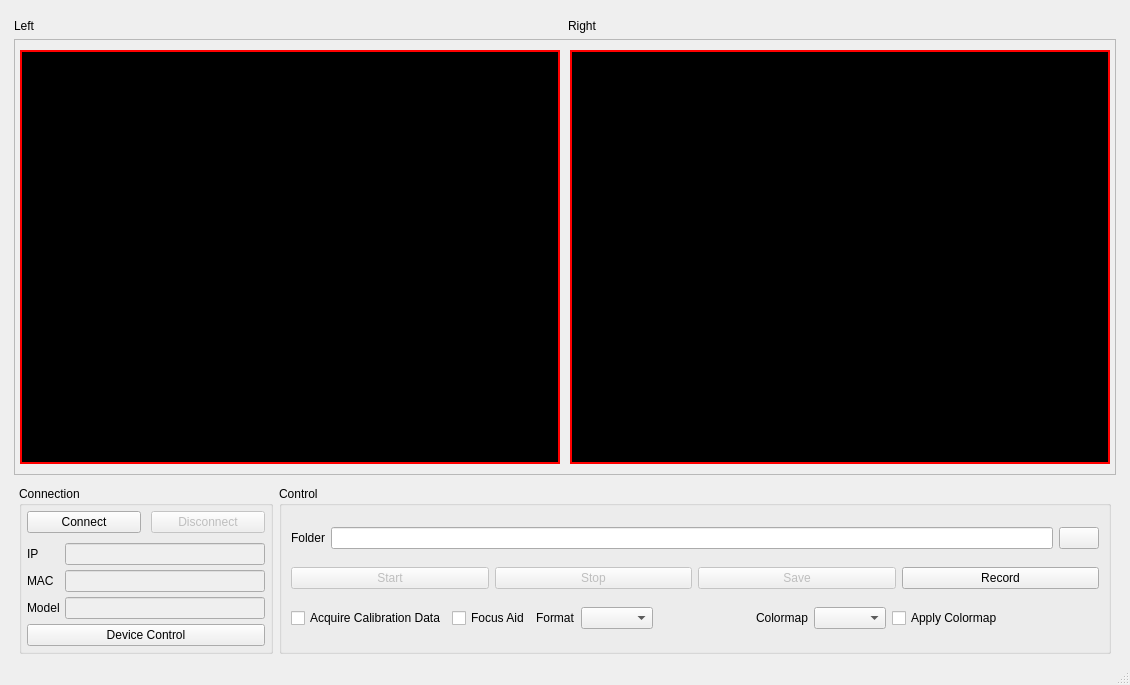
<?xml version="1.0" encoding="UTF-8"?>
<ui version="4.0">
 <class>MainWindow</class>
 <widget class="QMainWindow" name="MainWindow">
  <property name="windowModality">
   <enum>Qt::ApplicationModal</enum>
  </property>
  <property name="geometry">
   <rect>
    <x>0</x>
    <y>0</y>
    <width>1130</width>
    <height>685</height>
   </rect>
  </property>
  <property name="minimumSize">
   <size>
    <width>1130</width>
    <height>685</height>
   </size>
  </property>
  <property name="windowTitle">
   <string>Bottlenose Stereo Viewer</string>
  </property>
  <widget class="QWidget" name="centralwidget">
   <property name="sizePolicy">
    <sizepolicy hsizetype="Expanding" vsizetype="Expanding">
     <horstretch>0</horstretch>
     <verstretch>0</verstretch>
    </sizepolicy>
   </property>
   <property name="minimumSize">
    <size>
     <width>1000</width>
     <height>600</height>
    </size>
   </property>
   <layout class="QHBoxLayout" name="horizontalLayout">
    <item>
     <layout class="QVBoxLayout" name="verticalLayout">
      <property name="sizeConstraint">
       <enum>QLayout::SetMinimumSize</enum>
      </property>
      <property name="leftMargin">
       <number>5</number>
      </property>
      <property name="topMargin">
       <number>5</number>
      </property>
      <property name="rightMargin">
       <number>5</number>
      </property>
      <item>
       <layout class="QVBoxLayout" name="viewLayout">
        <property name="topMargin">
         <number>5</number>
        </property>
        <item>
         <layout class="QHBoxLayout" name="horizontalLayout_2">
          <item>
           <widget class="QLabel" name="lblDisplayLeft">
            <property name="text">
             <string>Left</string>
            </property>
           </widget>
          </item>
          <item>
           <widget class="QLabel" name="lblDisplayRight">
            <property name="text">
             <string>Right</string>
            </property>
           </widget>
          </item>
         </layout>
        </item>
        <item>
         <widget class="QFrame" name="frameView">
          <property name="frameShape">
           <enum>QFrame::StyledPanel</enum>
          </property>
          <property name="frameShadow">
           <enum>QFrame::Raised</enum>
          </property>
          <layout class="QVBoxLayout" name="verticalLayout_4">
           <property name="spacing">
            <number>10</number>
           </property>
           <property name="leftMargin">
            <number>5</number>
           </property>
           <property name="topMargin">
            <number>5</number>
           </property>
           <property name="rightMargin">
            <number>5</number>
           </property>
           <property name="bottomMargin">
            <number>5</number>
           </property>
           <item>
            <layout class="QGridLayout" name="sensorLayout">
             <property name="topMargin">
              <number>5</number>
             </property>
             <property name="bottomMargin">
              <number>5</number>
             </property>
             <property name="spacing">
              <number>10</number>
             </property>
             <item row="0" column="0">
              <widget class="labforge::ui::CameraView" name="widgetLeftSensor">
               <property name="sizePolicy">
                <sizepolicy hsizetype="Expanding" vsizetype="Expanding">
                 <horstretch>1</horstretch>
                 <verstretch>1</verstretch>
                </sizepolicy>
               </property>
               <property name="minimumSize">
                <size>
                 <width>400</width>
                 <height>1</height>
                </size>
               </property>
               <property name="toolTip">
                <string/>
               </property>
               <property name="styleSheet">
                <string notr="true">background-color:black; border: 2px solid red;</string>
               </property>
               <property name="text">
                <string>TextLabel</string>
               </property>
               <property name="alignment">
                <set>Qt::AlignCenter</set>
               </property>
              </widget>
             </item>
             <item row="0" column="1">
              <widget class="labforge::ui::CameraView" name="widgetRightSensor">
               <property name="enabled">
                <bool>true</bool>
               </property>
               <property name="sizePolicy">
                <sizepolicy hsizetype="Expanding" vsizetype="Expanding">
                 <horstretch>1</horstretch>
                 <verstretch>1</verstretch>
                </sizepolicy>
               </property>
               <property name="minimumSize">
                <size>
                 <width>400</width>
                 <height>1</height>
                </size>
               </property>
               <property name="styleSheet">
                <string notr="true">background-color:black; border: 2px solid red;</string>
               </property>
               <property name="text">
                <string>TextLabel</string>
               </property>
               <property name="alignment">
                <set>Qt::AlignCenter</set>
               </property>
              </widget>
             </item>
            </layout>
           </item>
          </layout>
         </widget>
        </item>
       </layout>
      </item>
      <item>
       <layout class="QHBoxLayout" name="ctrl_horizontalLayout">
        <property name="sizeConstraint">
         <enum>QLayout::SetMinimumSize</enum>
        </property>
        <property name="leftMargin">
         <number>5</number>
        </property>
        <property name="topMargin">
         <number>5</number>
        </property>
        <property name="rightMargin">
         <number>5</number>
        </property>
        <item>
         <widget class="QGroupBox" name="frameConnection">
          <property name="sizePolicy">
           <sizepolicy hsizetype="Fixed" vsizetype="Preferred">
            <horstretch>0</horstretch>
            <verstretch>0</verstretch>
           </sizepolicy>
          </property>
          <property name="title">
           <string>Connection</string>
          </property>
          <layout class="QVBoxLayout" name="verticalLayout_2">
           <property name="spacing">
            <number>5</number>
           </property>
           <property name="leftMargin">
            <number>5</number>
           </property>
           <property name="topMargin">
            <number>5</number>
           </property>
           <property name="rightMargin">
            <number>5</number>
           </property>
           <property name="bottomMargin">
            <number>5</number>
           </property>
           <item>
            <layout class="QHBoxLayout" name="connectLayout">
             <property name="spacing">
              <number>10</number>
             </property>
             <property name="leftMargin">
              <number>0</number>
             </property>
             <property name="topMargin">
              <number>0</number>
             </property>
             <property name="rightMargin">
              <number>0</number>
             </property>
             <property name="bottomMargin">
              <number>5</number>
             </property>
             <item>
              <widget class="QPushButton" name="btnConnect">
               <property name="toolTip">
                <string>Connect to Bottlenose ...</string>
               </property>
               <property name="text">
                <string>Connect</string>
               </property>
              </widget>
             </item>
             <item>
              <widget class="QPushButton" name="btnDisconnect">
               <property name="enabled">
                <bool>false</bool>
               </property>
               <property name="toolTip">
                <string>Disconnect the current connection ...</string>
               </property>
               <property name="text">
                <string>Disconnect</string>
               </property>
              </widget>
             </item>
            </layout>
           </item>
           <item>
            <layout class="QGridLayout" name="layoutConenctionProperties">
             <item row="0" column="0">
              <widget class="QLabel" name="labelIP">
               <property name="text">
                <string>IP</string>
               </property>
              </widget>
             </item>
             <item row="2" column="0">
              <widget class="QLabel" name="labelModel">
               <property name="text">
                <string>Model</string>
               </property>
              </widget>
             </item>
             <item row="1" column="0">
              <widget class="QLabel" name="labelMAC">
               <property name="text">
                <string>MAC</string>
               </property>
              </widget>
             </item>
             <item row="0" column="1">
              <widget class="QLineEdit" name="editIP">
               <property name="enabled">
                <bool>false</bool>
               </property>
               <property name="minimumSize">
                <size>
                 <width>200</width>
                 <height>0</height>
                </size>
               </property>
               <property name="readOnly">
                <bool>true</bool>
               </property>
              </widget>
             </item>
             <item row="1" column="1">
              <widget class="QLineEdit" name="editMAC">
               <property name="enabled">
                <bool>false</bool>
               </property>
               <property name="readOnly">
                <bool>true</bool>
               </property>
              </widget>
             </item>
             <item row="2" column="1">
              <widget class="QLineEdit" name="editModel">
               <property name="enabled">
                <bool>false</bool>
               </property>
               <property name="readOnly">
                <bool>true</bool>
               </property>
              </widget>
             </item>
            </layout>
           </item>
           <item>
            <widget class="QPushButton" name="btnDeviceControl">
             <property name="toolTip">
              <string>Configure the Bottlenose parameters ...</string>
             </property>
             <property name="text">
              <string>Device Control</string>
             </property>
            </widget>
           </item>
          </layout>
         </widget>
        </item>
        <item>
         <widget class="QGroupBox" name="frameCommand">
          <property name="sizePolicy">
           <sizepolicy hsizetype="Expanding" vsizetype="Preferred">
            <horstretch>0</horstretch>
            <verstretch>0</verstretch>
           </sizepolicy>
          </property>
          <property name="title">
           <string>Control</string>
          </property>
          <layout class="QVBoxLayout" name="verticalLayout_3">
           <item>
            <layout class="QGridLayout" name="cmd_gridLayout">
             <property name="sizeConstraint">
              <enum>QLayout::SetDefaultConstraint</enum>
             </property>
             <item row="0" column="0">
              <widget class="QLabel" name="labelFolder">
               <property name="text">
                <string>Folder</string>
               </property>
              </widget>
             </item>
             <item row="0" column="1">
              <widget class="QLineEdit" name="editFolder">
               <property name="sizePolicy">
                <sizepolicy hsizetype="MinimumExpanding" vsizetype="Fixed">
                 <horstretch>0</horstretch>
                 <verstretch>0</verstretch>
                </sizepolicy>
               </property>
              </widget>
             </item>
             <item row="0" column="2">
              <widget class="QPushButton" name="btnFolder">
               <property name="text">
                <string/>
               </property>
              </widget>
             </item>
            </layout>
           </item>
           <item>
            <layout class="QHBoxLayout" name="cmd_horizontalLayout">
             <item>
              <widget class="QPushButton" name="btnStart">
               <property name="enabled">
                <bool>false</bool>
               </property>
               <property name="sizePolicy">
                <sizepolicy hsizetype="MinimumExpanding" vsizetype="Fixed">
                 <horstretch>0</horstretch>
                 <verstretch>0</verstretch>
                </sizepolicy>
               </property>
               <property name="toolTip">
                <string>Start aquirining images...</string>
               </property>
               <property name="text">
                <string>Start</string>
               </property>
              </widget>
             </item>
             <item>
              <widget class="QPushButton" name="btnStop">
               <property name="enabled">
                <bool>false</bool>
               </property>
               <property name="sizePolicy">
                <sizepolicy hsizetype="MinimumExpanding" vsizetype="Fixed">
                 <horstretch>0</horstretch>
                 <verstretch>0</verstretch>
                </sizepolicy>
               </property>
               <property name="toolTip">
                <string>Stop acquiring images ...</string>
               </property>
               <property name="text">
                <string>Stop</string>
               </property>
              </widget>
             </item>
             <item>
              <widget class="QPushButton" name="btnSave">
               <property name="enabled">
                <bool>false</bool>
               </property>
               <property name="sizePolicy">
                <sizepolicy hsizetype="MinimumExpanding" vsizetype="Fixed">
                 <horstretch>0</horstretch>
                 <verstretch>0</verstretch>
                </sizepolicy>
               </property>
               <property name="toolTip">
                <string>Save the current image...</string>
               </property>
               <property name="text">
                <string>Save</string>
               </property>
              </widget>
             </item>
             <item>
              <widget class="QPushButton" name="btnRecord">
               <property name="sizePolicy">
                <sizepolicy hsizetype="MinimumExpanding" vsizetype="Fixed">
                 <horstretch>0</horstretch>
                 <verstretch>0</verstretch>
                </sizepolicy>
               </property>
               <property name="toolTip">
                <string>Record all received images during the life-stream...</string>
               </property>
               <property name="text">
                <string>Record</string>
               </property>
              </widget>
             </item>
            </layout>
           </item>
           <item>
            <layout class="QHBoxLayout" name="color_horizontalLayout">
             <property name="sizeConstraint">
              <enum>QLayout::SetDefaultConstraint</enum>
             </property>
             <item>
              <widget class="QCheckBox" name="chkCalibrate">
               <property name="toolTip">
                <string>Put Bottlenose in calibration mode to save unconditioned images ...</string>
               </property>
               <property name="text">
                <string>Acquire Calibration Data</string>
               </property>
              </widget>
             </item>
             <item>
              <widget class="QCheckBox" name="cbxFocus">
               <property name="toolTip">
                <string>Visualize focus in the camera views ...</string>
               </property>
               <property name="text">
                <string>Focus Aid</string>
               </property>
              </widget>
             </item>
             <item>
              <widget class="QLabel" name="lblFormat">
               <property name="text">
                <string>Format</string>
               </property>
              </widget>
             </item>
             <item>
              <widget class="QComboBox" name="cbxFormat"/>
             </item>
             <item>
              <spacer name="horizontalSpacer_2">
               <property name="orientation">
                <enum>Qt::Horizontal</enum>
               </property>
               <property name="sizeHint" stdset="0">
                <size>
                 <width>40</width>
                 <height>20</height>
                </size>
               </property>
              </spacer>
             </item>
             <item>
              <widget class="QLabel" name="labelColormap">
               <property name="sizePolicy">
                <sizepolicy hsizetype="Fixed" vsizetype="Preferred">
                 <horstretch>0</horstretch>
                 <verstretch>0</verstretch>
                </sizepolicy>
               </property>
               <property name="text">
                <string>Colormap</string>
               </property>
              </widget>
             </item>
             <item>
              <widget class="QComboBox" name="cbxColormap">
               <property name="sizePolicy">
                <sizepolicy hsizetype="Maximum" vsizetype="Fixed">
                 <horstretch>0</horstretch>
                 <verstretch>0</verstretch>
                </sizepolicy>
               </property>
               <property name="toolTip">
                <string>Type of color map to apply to disparity images ...</string>
               </property>
              </widget>
             </item>
             <item>
              <widget class="QCheckBox" name="chkColormap">
               <property name="sizePolicy">
                <sizepolicy hsizetype="Fixed" vsizetype="Fixed">
                 <horstretch>0</horstretch>
                 <verstretch>0</verstretch>
                </sizepolicy>
               </property>
               <property name="toolTip">
                <string>Apply chosen color map ...</string>
               </property>
               <property name="text">
                <string>Apply Colormap</string>
               </property>
              </widget>
             </item>
             <item>
              <spacer name="horizontalSpacer">
               <property name="orientation">
                <enum>Qt::Horizontal</enum>
               </property>
               <property name="sizeHint" stdset="0">
                <size>
                 <width>40</width>
                 <height>20</height>
                </size>
               </property>
              </spacer>
             </item>
            </layout>
           </item>
          </layout>
         </widget>
        </item>
       </layout>
      </item>
     </layout>
    </item>
   </layout>
  </widget>
  <widget class="QStatusBar" name="statusbar"/>
 </widget>
 <customwidgets>
  <customwidget>
   <class>labforge::ui::CameraView</class>
   <extends>QLabel</extends>
   <header location="global">ui/cameraview.hpp</header>
  </customwidget>
 </customwidgets>
 <resources>
  <include location="res/resources.qrc"/>
 </resources>
 <connections/>
</ui>
